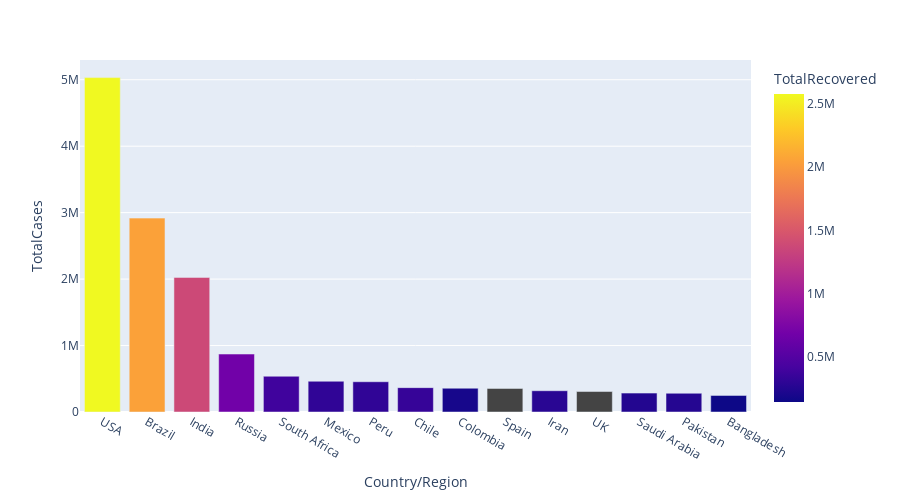

Here is the notebook cell this chart was saved with:
### Code cell
px.bar(
    dataset1.head(15),
    x="Country/Region",
    y="TotalCases",
    color="TotalRecovered",
    height=500,
    hover_data=["Country/Region", "Continent", "Population"],
)

### Figure 1 — Plotly figure (JSON) as saved in the notebook; plotly's stock layout.template omitted (floating-point values rounded to 4 significant figures)
{"data": [{"alignmentgroup": "True", "customdata": [["North America", 331198130], ["South America", 212710692], ["Asia", 1381344997], ["Europe", 145940924], ["Africa", 59381566], ["North America", 129066160], ["South America", 33016319], ["South America", 19132514], ["South America", 50936262], ["Europe", 46756648], ["Asia", 84097623], ["Europe", 67922029], ["Asia", 34865919], ["Asia", 221295851], ["Asia", 164851401]], "hovertemplate": "Country/Region=%{x}<br>TotalCases=%{y}<br>Continent=%{customdata[0]}<br>Population=%{customdata[1]}<br>TotalRecovered=%{marker.color}<extra></extra>", "legendgroup": "", "marker": {"color": [2576668, 2047660, 1377384, 676357, 387316, 308848, 310337, 340168, 192355, null, 277463, null, 247089, 256058, 143824], "coloraxis": "coloraxis", "pattern": {"shape": ""}}, "name": "", "offsetgroup": "", "orientation": "v", "showlegend": false, "textposition": "auto", "type": "bar", "x": ["USA", "Brazil", "India", "Russia", "South Africa", "Mexico", "Peru", "Chile", "Colombia", "Spain", "Iran", "UK", "Saudi Arabia", "Pakistan", "Bangladesh"], "xaxis": "x", "y": [5032179, 2917562, 2025409, 871894, 538184, 462690, 455409, 366671, 357710, 354530, 320117, 308134, 284226, 281863, 249651], "yaxis": "y"}], "layout": {"barmode": "relative", "coloraxis": {"colorbar": {"title": {"text": "TotalRecovered"}}, "colorscale": [[0, "#0d0887"], [0.1111, "#46039f"], [0.2222, "#7201a8"], [0.3333, "#9c179e"], [0.4444, "#bd3786"], [0.5556, "#d8576b"], [0.6667, "#ed7953"], [0.7778, "#fb9f3a"], [0.8889, "#fdca26"], [1, "#f0f921"]]}, "height": 500, "legend": {"tracegroupgap": 0}, "margin": {"t": 60}, "xaxis": {"anchor": "y", "domain": [0, 1], "title": {"text": "Country/Region"}}, "yaxis": {"anchor": "x", "domain": [0, 1], "title": {"text": "TotalCases"}}}}
